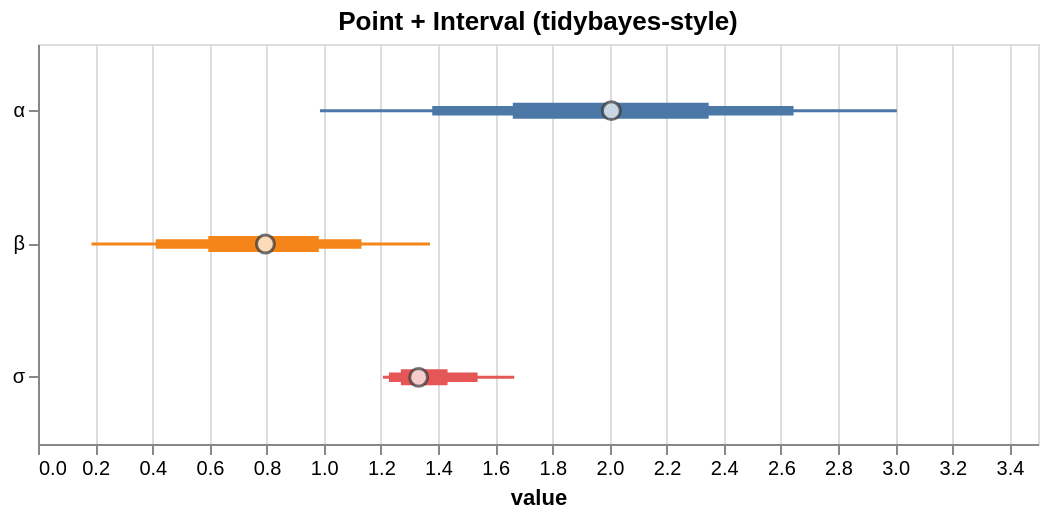

Describe this chart as a Vega-Lite specification.
### Vega-Lite specification from a JSON file in a GitHub repository (floating-point values rounded to 4 significant figures)
{"$schema": "https://vega.github.io/schema/vega-lite/v5.json", "config": {"axis": {"labelLimit": 0}, "header": {"labelLimit": 0}, "legend": {"labelLimit": 0}}, "data": {"values": [{"__point__": 1.332, "hi_0_5_": 1.433, "hi_0_8_": 1.539, "hi_0_95_": 1.667, "lo_0_5_": 1.27, "lo_0_8_": 1.228, "lo_0_95_": 1.207, "parameter": "σ"}, {"__point__": 2.007, "hi_0_5_": 2.347, "hi_0_8_": 2.644, "hi_0_95_": 3.006, "lo_0_5_": 1.662, "lo_0_8_": 1.38, "lo_0_95_": 0.9869, "parameter": "α"}, {"__point__": 0.796, "hi_0_5_": 0.9829, "hi_0_8_": 1.132, "hi_0_95_": 1.372, "lo_0_5_": 0.596, "lo_0_8_": 0.412, "lo_0_95_": 0.1874, "parameter": "β"}]}, "height": 200, "layer": [{"encoding": {"color": {"field": "parameter", "legend": null, "type": "nominal"}, "tooltip": [{"field": "__point__", "title": "value (estimate)", "type": "quantitative"}, {"field": "parameter", "type": "nominal"}, {"field": "lo_0_95_", "title": "95% lo", "type": "quantitative"}, {"field": "hi_0_95_", "title": "95% hi", "type": "quantitative"}], "x": {"field": "lo_0_95_", "scale": {"zero": false}, "title": "value", "type": "quantitative"}, "x2": {"field": "hi_0_95_"}, "y": {"axis": {"title": null}, "field": "parameter", "type": "nominal"}}, "mark": {"strokeWidth": 1.5, "type": "rule"}, "params": [{"bind": "scales", "name": "grid", "select": {"encodings": ["x"], "type": "interval"}}]}, {"encoding": {"color": {"field": "parameter", "legend": null, "type": "nominal"}, "tooltip": [{"field": "__point__", "title": "value (estimate)", "type": "quantitative"}, {"field": "parameter", "type": "nominal"}, {"field": "lo_0_95_", "title": "95% lo", "type": "quantitative"}, {"field": "hi_0_95_", "title": "95% hi", "type": "quantitative"}], "x": {"field": "lo_0_8_", "scale": {"zero": false}, "title": "value", "type": "quantitative"}, "x2": {"field": "hi_0_8_"}, "y": {"axis": {"title": null}, "field": "parameter", "type": "nominal"}}, "mark": {"strokeWidth": 4.75, "type": "rule"}}, {"encoding": {"color": {"field": "parameter", "legend": null, "type": "nominal"}, "tooltip": [{"field": "__point__", "title": "value (estimate)", "type": "quantitative"}, {"field": "parameter", "type": "nominal"}, {"field": "lo_0_95_", "title": "95% lo", "type": "quantitative"}, {"field": "hi_0_95_", "title": "95% hi", "type": "quantitative"}], "x": {"field": "lo_0_5_", "scale": {"zero": false}, "title": "value", "type": "quantitative"}, "x2": {"field": "hi_0_5_"}, "y": {"axis": {"title": null}, "field": "parameter", "type": "nominal"}}, "mark": {"strokeWidth": 8.0, "type": "rule"}}, {"encoding": {"tooltip": [{"field": "__point__", "title": "value (estimate)", "type": "quantitative"}, {"field": "parameter", "type": "nominal"}, {"field": "lo_0_95_", "title": "95% lo", "type": "quantitative"}, {"field": "hi_0_95_", "title": "95% hi", "type": "quantitative"}], "x": {"field": "__point__", "scale": {"zero": false}, "type": "quantitative"}, "y": {"field": "parameter", "type": "nominal"}}, "mark": {"color": "white", "filled": true, "size": 80, "stroke": "#333", "strokeWidth": 1.5, "type": "point"}}], "title": "Point + Interval (tidybayes-style)", "width": 500}
